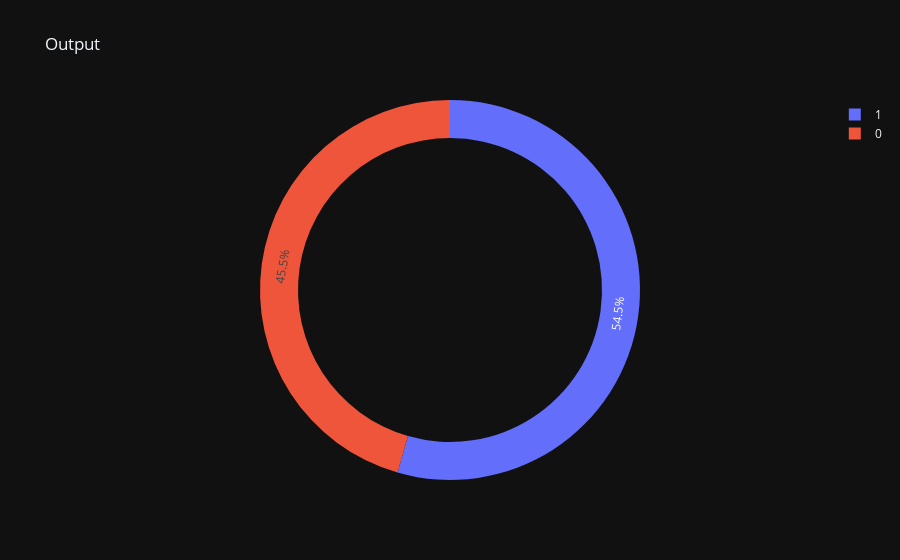

Notebook cell for this chart:
### Code cell
#Output variable
print(df['output'].value_counts())
#fig = plt.figure(figsize = (10,6))
#sns.countplot(x="output",data=df,palette='flare')
#plt.show()

ax=px.pie(df, names= "output" ,template= "plotly_dark",title="Output",hole=0.8)
ax.show()

### Figure 1 — Plotly figure (JSON) as saved in the notebook; plotly's stock layout.template omitted (floating-point values rounded to 4 significant figures; data arrays with more than 128 entries replaced by an {"elided": "..."} marker saying what was removed)
{"data": [{"domain": {"x": [0, 1], "y": [0, 1]}, "hole": 0.8, "hovertemplate": "output=%{label}<extra></extra>", "labels": {"elided": "303 int values"}, "legendgroup": "", "name": "", "showlegend": true, "type": "pie"}], "layout": {"legend": {"tracegroupgap": 0}, "title": {"text": "Output"}}}
